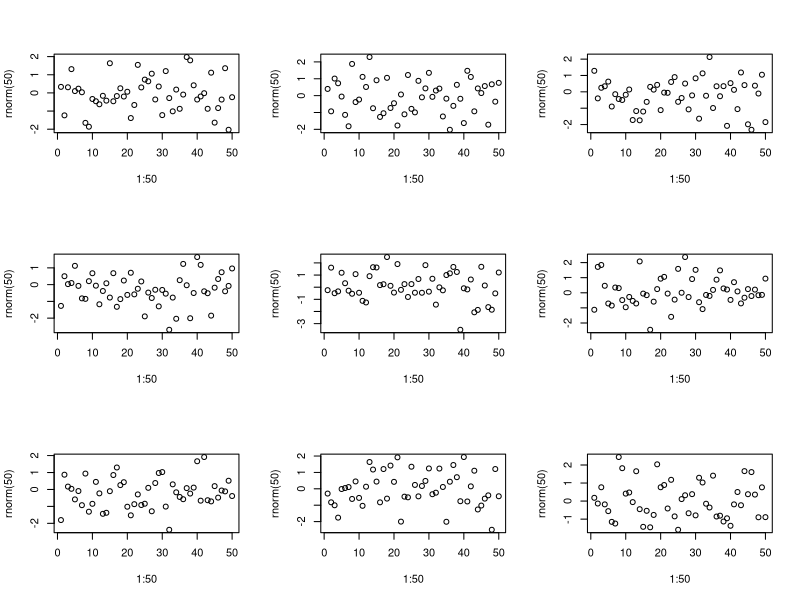
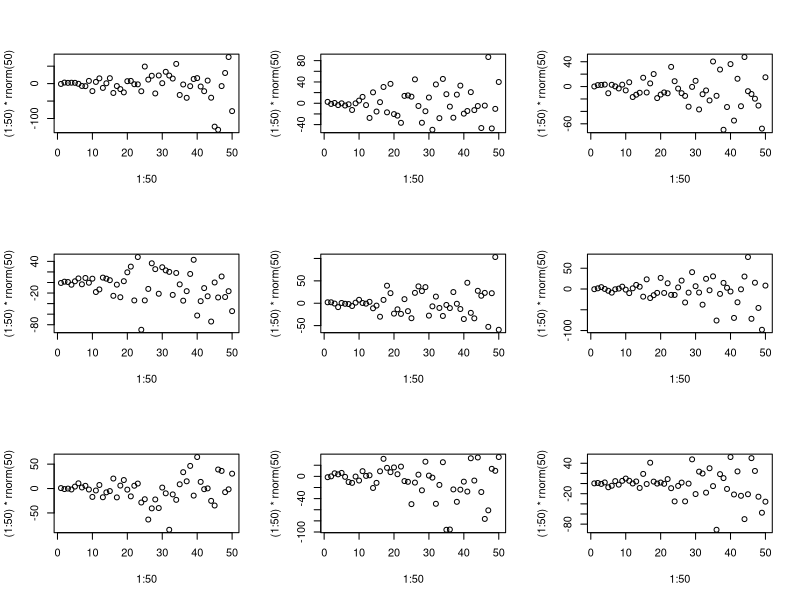
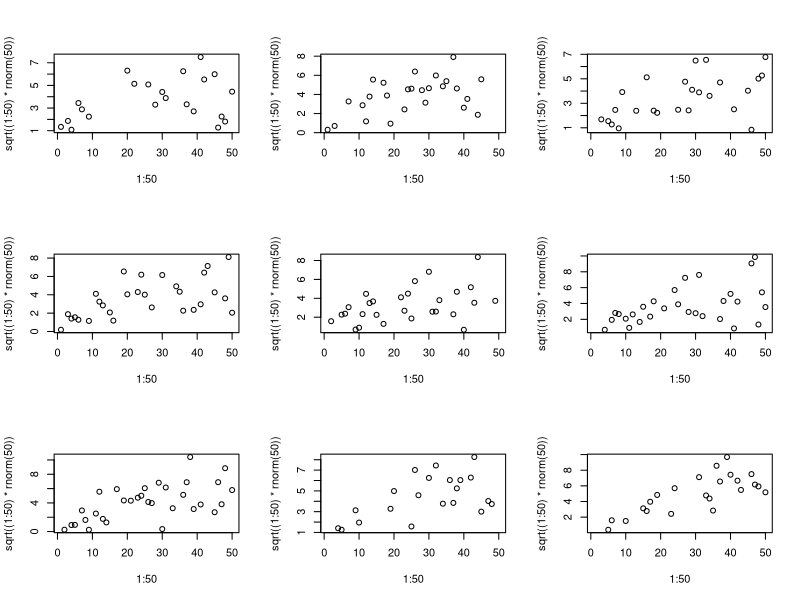
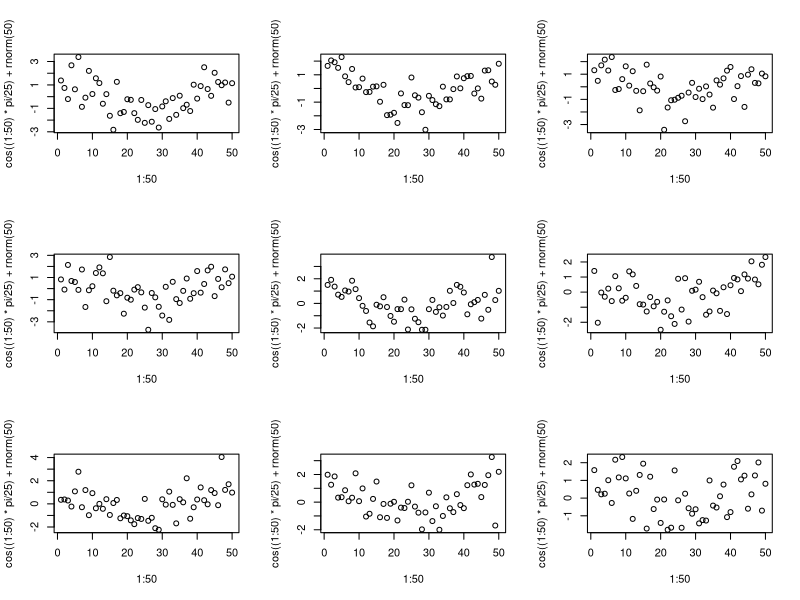
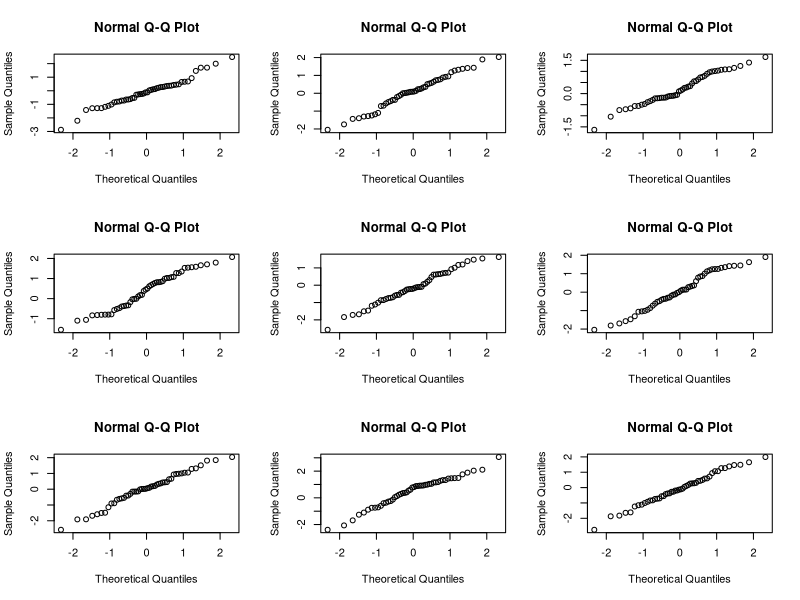
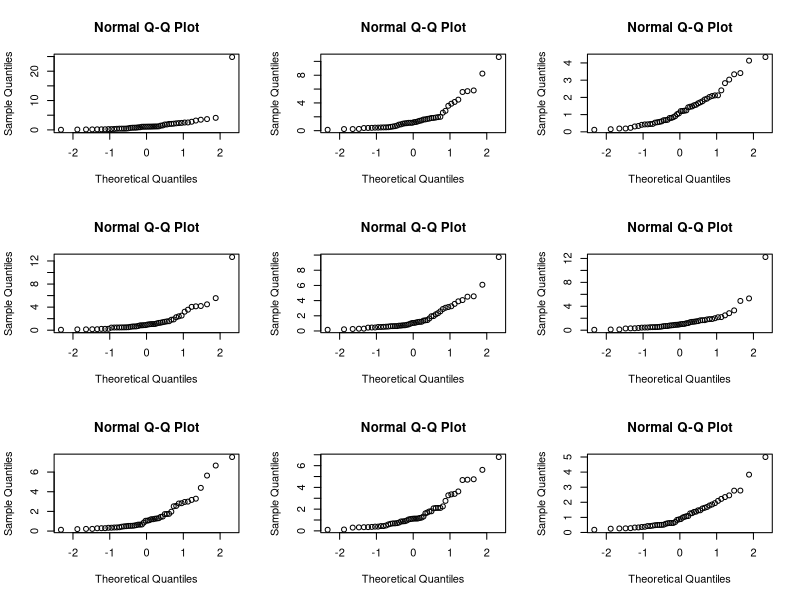
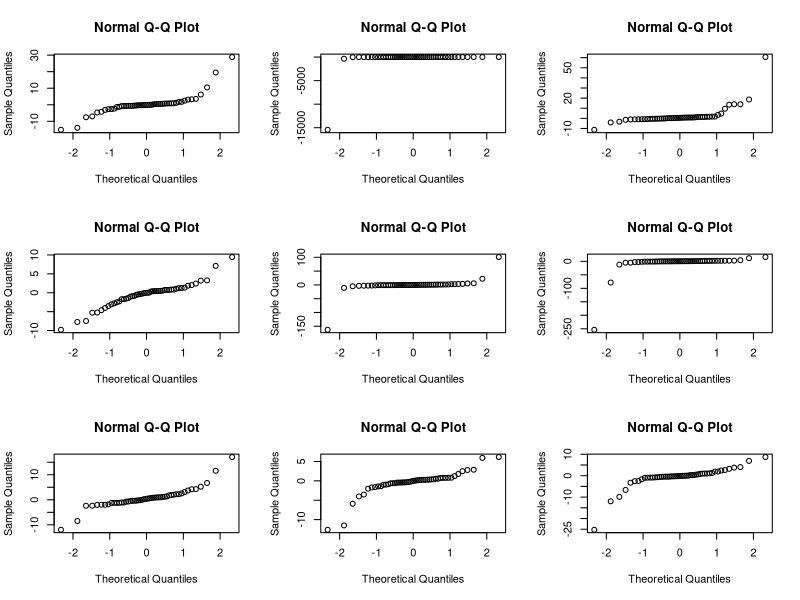
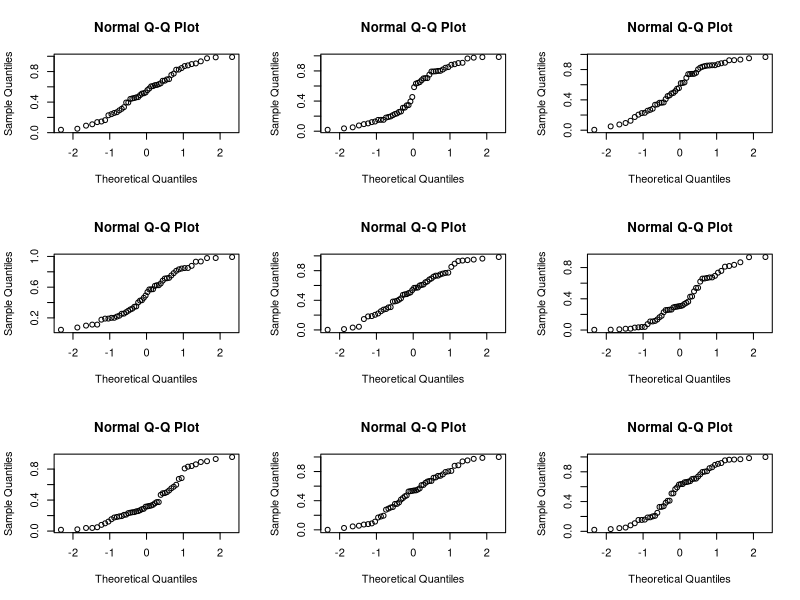

Reproduce these figures in R, in order.
## Residual plots

par(mfrow = c(3,3))

# constant variance
for (i in 1:9) plot (1:50, rnorm(50))

# strong nosconstant variance
for (i in 1:9) plot (1:50, (1:50)*rnorm(50))

# mild nonconstant variance
for (i in 1:9) plot (1:50, sqrt((1:50)*rnorm(50)))

# nonlinearity
for (i in 1:9) plot (1:50, cos((1:50)*pi/25)+rnorm(50))

par(mfrow = c(1,1))



## Normality

par(mfrow = c(3,3))

# normal
for (i in 1:9) qqnorm(rnorm(50))

# lognormal
for (i in 1:9) qqnorm(exp(rnorm(50)))

# cauchy : long-tailed(platykurtic) distribution
for (i in 1:9) qqnorm(rcauchy(50))

# uniform : short-tailed(leptokurtic) distribution
for (i in 1:9) qqnorm(runif(50))

par(mfrow = c(1,1))